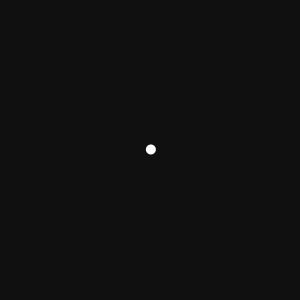
Frame 1 (no input)
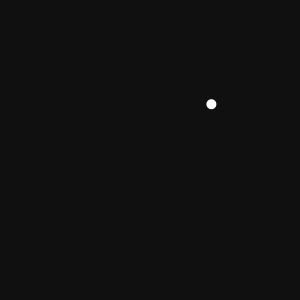
Frame 60 (the mouse pressed at the canvas centre just before this capture)
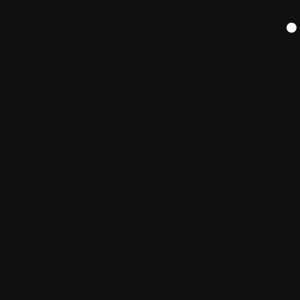
Frame 120 (the mouse held since frame 60 and released just before this capture)

The Processing sketch that drew these frames (run headless with seeded random() and noise(); from frame 60 on, the mouse is pressed at the canvas centre):

// Processing sketch: BasicVectorParticles
// ── BasicVectorParticles.pde
PVector p, acceleration, velocity;

void setup() {
  size(300, 300);
  background(16);
  smooth();
  fill(255);
  noStroke();
  frameRate = 30;

  p = new PVector(width/2, height/2);

  acceleration = new PVector(random(-1, 1), random(-1, 1));
  acceleration.normalize();
  acceleration.mult(0.01);

  velocity = new PVector(random(-1, 1), random(-1, 1));
  velocity.limit(10);
  velocity.normalize();

  println(acceleration + ", " + velocity);
}

void draw(){
  background(16);

  velocity.add(acceleration);
  p.add(velocity);

  if (p.x > width || p.x < 0) {
    p.x = width - p.x;
  } else if (p.y > height || p.y < 0) {
    p.y = height - p.y;
  }

  ellipse(p.x, p.y, 10, 10);
}
